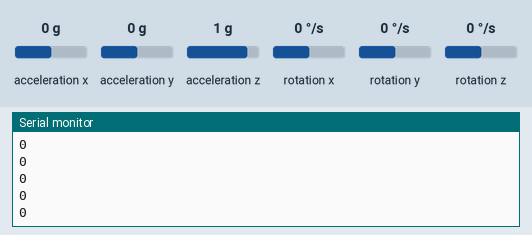
Simulated run of this sketch. Board: Arduino Uno, built with avr-gcc and run on an emulated ATmega328P. Parts: the last lines printed to the serial monitor. The inputs (shaded band) are chosen by the test bench; at power-on: acceleration x 0 g, acceleration y 0 g, acceleration z 1 g, rotation x 0 °/s, rotation y 0 °/s, rotation z 0 °/s. No radio packets arrive unless stated.

Above: at 1.2 s.
1.3 s: acceleration x set to -1.4 g
At 2.4 s:
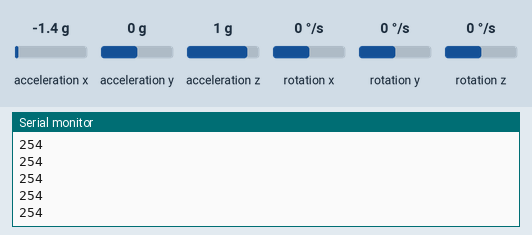
2.8 s: acceleration x set to -0.8 g
At 3.7 s:
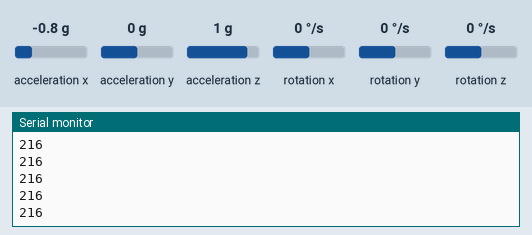
4.3 s: acceleration y set to -1.4 g
Timing chart, 0 to 7.3 s (numbered marks = the images above; inputs shaded):
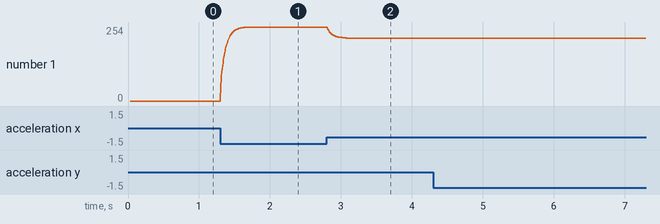

The sketch:

TX_MPU6050.ino
```cpp
#include <SPI.h>          // библиотека для работы с шиной SPI
#include "nRF24L01.h"     // библиотека радиомодуля
#include "RF24.h"         // ещё библиотека радиомодуля
#include "I2Cdev.h"
#include "MPU6050.h"


#define SECURITY_KEY 121 // Security key value must be same on transmitter and receiver


/* Control has 6 item,
0 is forward
1 is back
2 is left flag
3 is right flag
4 is motor power
5 is rotation sensivity
6 is constant for noise cut and security
*/

RF24 radio(9, 10); // "создать" модуль на пинах 9 и 10 Для Уно
//RF24 radio(9,53); // для Меги
MPU6050 accel;

byte address[][6] = {"1Node", "2Node", "3Node", "4Node", "5Node", "6Node"}; //возможные номера труб


void setup() {
  Serial.begin(9600); //открываем порт для связи с ПК

  accel.initialize(); // первичная настройка датчика
  Serial.println(accel.testConnection() ? "MPU6050 connection successful" : "MPU6050 connection failed");

  radio.begin(); //активировать модуль
  radio.setAutoAck(1);         //режим подтверждения приёма, 1 вкл 0 выкл
  radio.setRetries(0, 15);    //(время между попыткой достучаться, число попыток)
  radio.enableAckPayload();    //разрешить отсылку данных в ответ на входящий сигнал
  radio.setPayloadSize(32);     //размер пакета, в байтах

  radio.openWritingPipe(address[0]);   //мы - труба 0, открываем канал для передачи данных
  radio.setChannel(0x60);  //выбираем канал (в котором нет шумов!)

  radio.setPALevel (RF24_PA_HIGH); //уровень мощности передатчика. На выбор RF24_PA_MIN, RF24_PA_LOW, RF24_PA_HIGH, RF24_PA_MAX
  radio.setDataRate (RF24_1MBPS); //скорость обмена. На выбор RF24_2MBPS, RF24_1MBPS, RF24_250KBPS
  //должна быть одинакова на приёмнике и передатчике!
  //при самой низкой скорости имеем самую высокую чувствительность и дальность!!

  radio.powerUp(); //начать работу
  radio.stopListening();  //не слушаем радиоэфир, мы передатчик


  accel.setXAccelOffset(1662);
  accel.setYAccelOffset(-247);
  accel.setZAccelOffset(1292);
  accel.setXGyroOffset(27);
  accel.setYGyroOffset(-18);
  accel.setZGyroOffset(8);

}


// переменные для Калмана
float varVolt_a = 78.9;   // среднее отклонение (ищем в excel)
float varProcess_a = 0.5; // скорость реакции на изменение (подбирается вручную)
float Pc_a = 0.0, G_a = 0.0, P_a = 1.0, Xp_a = 0.0, Zp_a = 0.0, Xe_a = 0.0;
// переменные для Калмана

// Функция фильтрации
float filter_a(float val) {
  Pc_a = P_a + varProcess_a;
  G_a = Pc_a / (Pc_a + varVolt_a);
  P_a = (1 - G_a) * Pc_a;
  Xp_a = Xe_a;
  Zp_a = Xp_a;
  Xe_a = G_a * (val - Zp_a) + Xp_a; // "фильтрованное" значение
  return (Xe_a);
}

// переменные для Калмана
float varVolt_b = 78.9;   // среднее отклонение (ищем в excel)
float varProcess_b = 5; // скорость реакции на изменение (подбирается вручную)
float Pc_b = 0.0, G_b = 0.0, P_b = 1.0, Xp_b= 0.0, Zp_b = 0.0, Xe_b = 0.0;
// переменные для Калмана

// Функция фильтрации
float filter_b(float val) {
  Pc_b = P_b + varProcess_b;
  G_b = Pc_b / (Pc_b + varVolt_b);
  P_b = (1 - G_b) * Pc_b;
  Xp_b = Xe_b;
  Zp_b = Xp_b;
  Xe_b = G_b * (val - Zp_b) + Xp_b; // "фильтрованное" значение
  return (Xe_b);
}


int ignore_threshold = 2300;
int rot_threshold = 4300;
float ax, ay;

// byte data[7] = {0,0,0,0,0,0,security_key};
byte data[7] = {0,0,0,0,0,0,SECURITY_KEY};


void loop() {
  int16_t ax_raw, ay_raw, az_raw, gx_raw, gy_raw, gz_raw;
  float ay,gx;

  accel.getMotion6(&ax_raw, &ay_raw, &az_raw, &gx_raw, &gy_raw, &gz_raw);


  byte data[6] = {0,0,0,0,0,0};

  ax = filter_a(constrain(ax_raw, -16000, 16000));
  ay = filter_b(constrain(ay_raw, -16000, 16000));
  if (abs(ay) > rot_threshold){
    if (ay < 0){
      data[2] = 1;
    }
    else{
      data[3] = 1;
    }
    // data[5] = map(abs(ay), 0,14000,200,255); //for good motor
    data[5] = 255; // for my bad motor
  }


  if (abs(ax_raw) > ignore_threshold){
    if (ax < 0){
      data[0] = 1;
    }
    else{
      data[1] = 1;
    }
    data[4] = map(abs(ax), 0,16000,40,255);
  }

    radio.write(&data, sizeof(data));
    Serial.println(data[4]);
    memset(data, 0, 6);

  }
```

Measured:
- after the input at 1.3 s, the serial monitor: prints a new line at once (image 1)
- after the input at 2.8 s, the serial monitor: prints a new line after 0.06 s (image 2)
- plotted number 1: 0 → 254 after the input at 1.3 s, 254 → 216 after the input at 2.8 s
